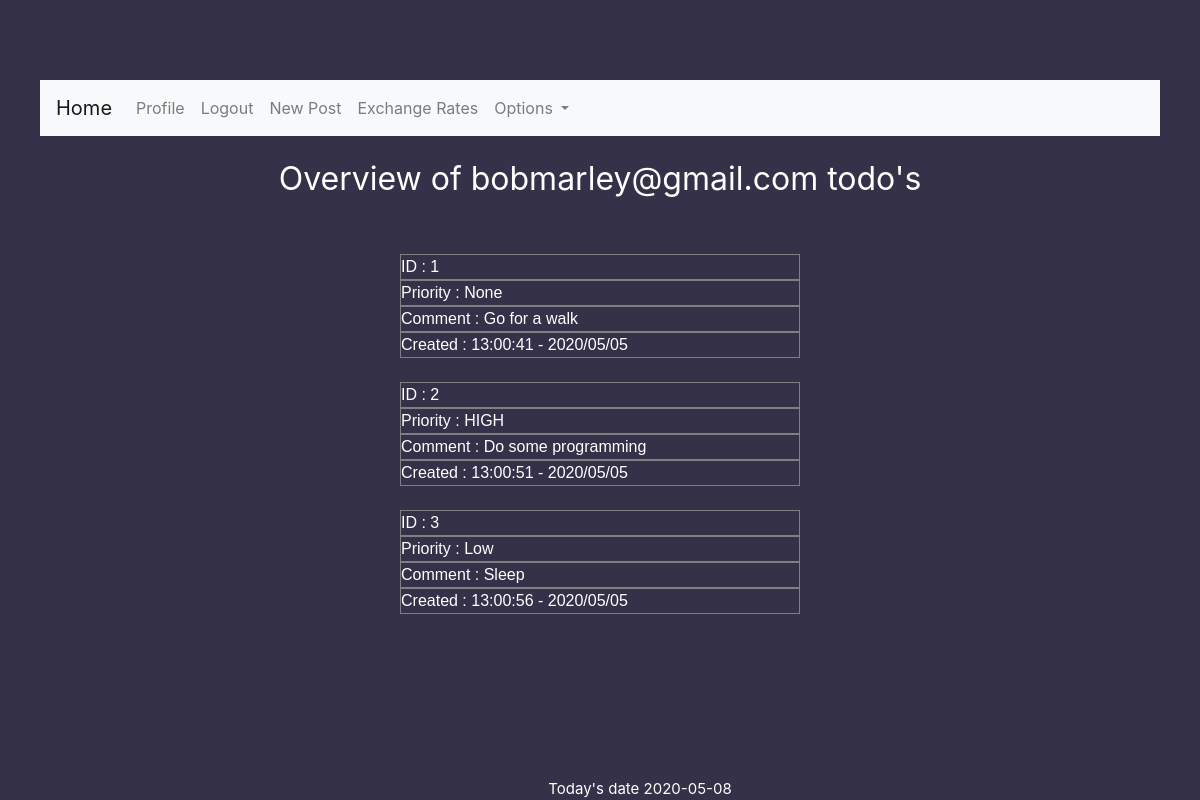
/todo/all (signed in), run on the app's committed database.
### web_app/models.py (models this page shows, shortened)
class Users(db.Model, UserMixin):
    id = db.Column(db.Integer, primary_key=True)
    username = db.Column(db.String(25), unique=True, nullable=False)
    password = db.Column(db.String(60), nullable=False)
    date_reg = db.Column(db.DateTime, default=datetime.utcnow, nullable=False)
    mail = db.Column(db.String(120), unique=True, nullable=False)
    image_file = db.Column(db.String(20), nullable=False, default='default.png')
    post = db.relationship('Post', backref='author', lazy=True)
    todo = db.relationship('Todo', backref='mail', lazy=True)

class Todo(db.Model):
    id = db.Column(db.Integer, primary_key=True)
    comment = db.Column(db.Text, nullable=False)
    date_created = db.Column(db.DateTime, nullable=False, default=datetime.now)
    priority = db.Column(db.String, nullable=False)
    todo_mail = db.Column(db.String, db.ForeignKey('users.mail'))

### web_app/routes.py (the view)
@app.route("/todo/all")
@login_required
def todo_all():
    if current_user.is_authenticated:
        todos = Todo.query.all()
        return render_template("all_todos.html", todos=todos, date_now=date_now, title="My Todo's")

### web_app/models.py (called while the page is built)
@login_manager.user_loader
def load_user(user_id):
    return Users.query.get(int(user_id))

### web_app/templates/all_todos.html
{% extends "layout.html" %}
{% block h1 %}<h1 id="main-h1"><small>Overview of {{ current_user.mail }} todo's </small></h1>{% endblock h1 %}
{% block paragraph %}
{% for todo in todos %}
<br>
<div id="todo-p"> ID : {{ todo.id }} </div>
<div id="todo-p"> Priority : {{ todo.priority }} </div>
<div id="todo-p"> Comment : {{ todo.comment }} </div>
<div id="todo-p"> Created : {{ todo.date_created.strftime('%H:%M:%S - %Y/%m/%m') }}</div>
{% endfor %}
{% endblock paragraph %}

### web_app/templates/layout.html (shortened to what this page needs)
<html lang="en">
{% block head %}
<head>
    <link rel="stylesheet" href="https://maxcdn.bootstrapcdn.com/bootstrap/4.0.0/css/bootstrap.min.css">
    <link rel="stylesheet" type="text/css" href="{{ url_for('static', filename='main.css') }}">
{% endblock head %}
  <nav class="navbar navbar-expand-lg navbar-light bg-light">
  <a class="navbar-brand" href="{{ url_for('home') }}">Home</a>
  <div class="collapse navbar-collapse" id="navbarSupportedContent">
    <ul class="navbar-nav mr-auto">
      <li class="nav-item active">
        {% if current_user.is_authenticated %}
      <li class="nav-item">
        <a class="nav-link" href="{{ url_for('profile') }}">Profile</a>
      </li>
        <li class="nav-item">
        <a class="nav-link" href="{{ url_for('logout') }}">Logout</a>
      </li>
      </li>
        <li class="nav-item">
        <a class="nav-link" href="{{ url_for('new_post') }}">New Post</a>
      </li>
        <li class="nav-item">
        <a class="nav-link" href="{{ url_for('exchange') }}">Exchange Rates</a>
      </li>
        <li class="nav-item dropdown">
        <a class="nav-link dropdown-toggle" href="#" id="navbarDropdown" role="button" data-toggle="dropdown" aria-haspopup="true" aria-expanded="false">
          Options
        </a>
    </ul>
      {% endif %}
</nav>
<br>
  <body id="main-body">
  {% block h1 %}{% endblock h1 %}
    <br>
  <body>{% block paragraph %} {% endblock paragraph %}</body>
    {% if date_now %}
  <footer id="footer"> <a> Today's date </a>{{ date_now }} </footer>
  {% endif %}
  </body>
</html>

### web_app/static/main.css (style rules this page uses)
body { background: #fafafa; color: #333333; margin-top: 5rem; }
h1, h2, h3, h4, h5, h6 { color: #444444; }

### web_app/templates/layout.html (style rules this page uses)
#main-body { background: #343148; margin 0 auto; padding: 0 40px; color: white; }
#main-h1 { text-align: center; font-size: 40; color: white; }
#footer { position: fixed; text-align: center; bottom: 0px; width: 100%; font-size: 15; }
#todo-p { margin: auto; width: 50%; border: 1px solid grey; position: center; font-family: sans-serif; color: white; background: #343148; width: 400px; length: 500px; }

### data on the page
Users: mail "bobmarley@gmail.com"
Todo: id "1", priority "None", comment "Go for a walk", date_created "13:00:41 - 2020/05/05"
Todo: id "2", priority "HIGH", comment "Do some programming", date_created "13:00:51 - 2020/05/05"
Todo: id "3", priority "Low", comment "Sleep", date_created "13:00:56 - 2020/05/05"

### other printed values
{{ date_now }} "2020-05-08"
